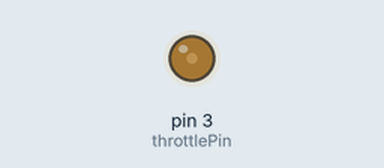
Bench run of a sketch on a simulated Arduino Uno, built with avr-gcc and run on an emulated ATmega328P. Shown: output pins drawn as LEDs (lit = HIGH).

Above: at 0.1 s.
At 10.1 s:
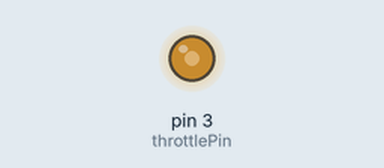
Timing chart, 0 to 11.6 s (numbered marks = the images above):
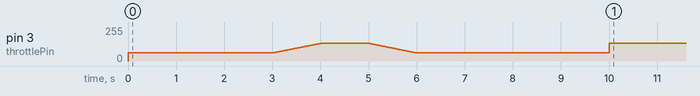

The sketch:

Drone_control_working.ino
```cpp
int buf=0;
int xcoordinate=0;
int ycoordinate=0;

long previousMillis=0;
long interval=10;
long throttleInterval=1000;
int throttlePin=3;
int yawPin=5;
int pitchPin=6;
int rollPin=11;

void setup() {
  Serial.begin(9600);
  pinMode(throttlePin,OUTPUT);


}

void loop() {
 /*
  //read serial data and print coordinates of drone on screen
  if (Serial.available() > 0) {
        readCoordinates();
        //delay(2);    //9600 baud rate is slower than the arduino clock speed this delay removes problems
        //if(Serial.available() == 0){ //this is where you would move the arm to a coordinate I just print them.
            Serial.print(xcoordinate);
            Serial.print(",");
            Serial.println(ycoordinate);
        //}
    }
  */

  int i;
  int j;
  unsigned long currentMillis=millis();
  if(currentMillis<3000){
    analogWrite(throttlePin,61);
  }

  if(3000<currentMillis and currentMillis<4000) {
    if (currentMillis - previousMillis > interval){
      previousMillis=currentMillis;
      i=currentMillis;
      analogWrite(throttlePin,(0.072*i-155));
    }
    }

   if(4000<currentMillis and currentMillis<5000) {  //reset first number to 6000 andsecond to 8000
    analogWrite(throttlePin,133);
  }

  if(5000<currentMillis and currentMillis<6000) {
    if (currentMillis - previousMillis > interval){
      previousMillis=currentMillis;
      i=currentMillis;
      analogWrite(throttlePin,493-(0.072*i));
  }
  }

   if (currentMillis>6000 and currentMillis<10000){
     analogWrite(throttlePin,61);
   }
   if(currentMillis>10000 and currentMillis<50000){
     analogWrite(throttlePin,133);
   }

}

 //define read coordinates object to get coordinates from serial port
 void readCoordinates(){
    byte character = Serial.read(); //read the first byte on serial
    if(character != 10 && character != ','){ //newline(10) and , are special
        buf = buf*10;
        buf += (int)(character - '0'); //these two lines turn the string into an integer
    } else if(character == ','){
        xcoordinate = buf; //after a comma the buffer has the x coordinate
        buf = 0;
    } else {
        ycoordinate = buf; //after a space the buffer has the y coordinate
        buf = 0;
    }
}
```
